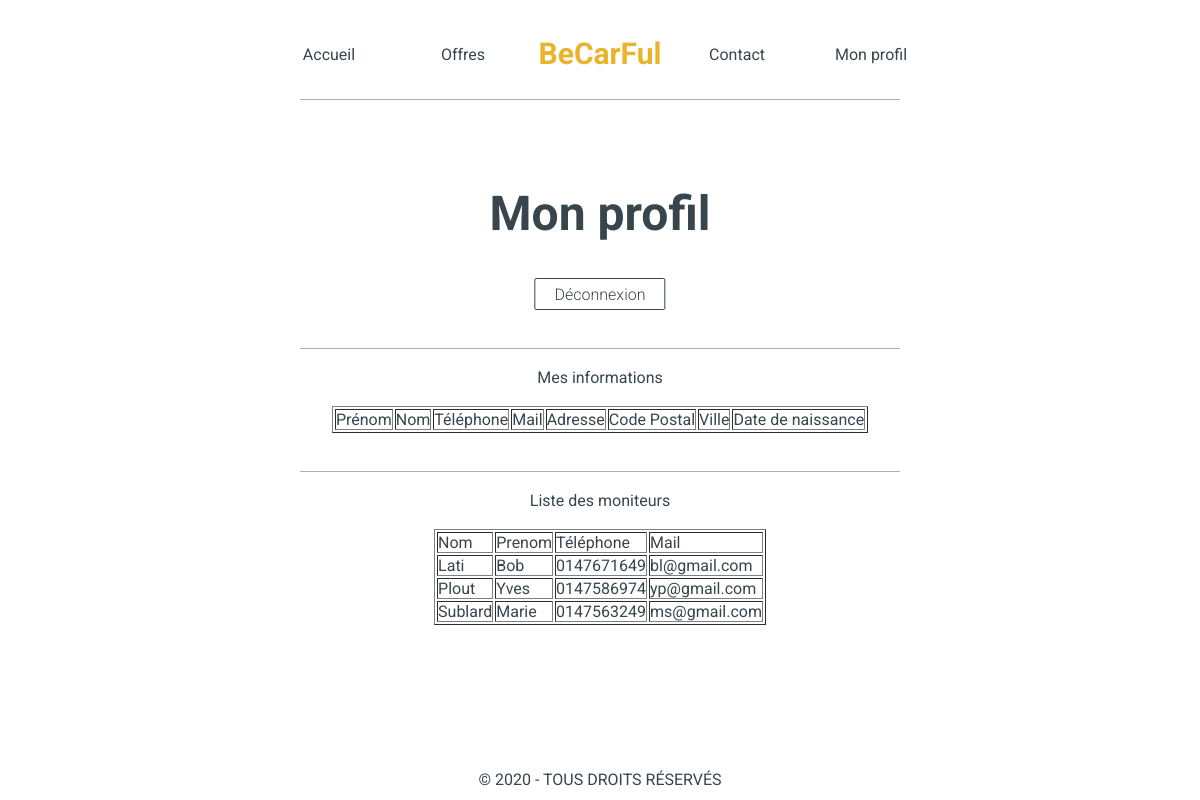
Screenshot of /mvc_poo/index2.php?page=3 with the database file from the repository.
### tables this page shows
CREATE TABLE moniteur (
    idmoniteur int(3) NOT NULL auto_increment,
    prenomMoniteur VARCHAR(30),
    nomMoniteur VARCHAR(30),
    adresse VARCHAR(60),
    cp INT(5),
    ville VARCHAR(30),
    tel VARCHAR(20),
    mail VARCHAR(40),
    d_naissance DATE,
    d_embauche DATE,
    salaire FLOAT,
    PRIMARY KEY (idmoniteur)
);

### mvc_poo/controleur/controleur.class.php (called while the page is built, shortened)
<?php
    require_once ("modele/modele.class.php");
    class Controleur {
        private $unModele;
        public function __construct (){
            $this->unModele = new Modele ();
        }
        public function selectAllMoniteur (){
            $lesMoniteurs = $this->unModele->selectAllMoniteur ();
            return $lesMoniteurs;
        }
    }
?>

### mvc_poo/modele/modele.class.php (called while the page is built, shortened)
<?php
    class Modele {
        private $unPdo;
        public function __construct () {
            try{
                $this->unPdo = new PDO("mysql:host=localhost;dbname=auto_ecole","root","");
            }
            catch (PDOException $exp){
                echo "Erreur de connexion à la BDD";
            }
        }
        public function selectAllMoniteur () {
            if ($this->unPdo != null) {
                $requete = "select nomMoniteur, prenomMoniteur, tel, mail from moniteur;";
                $select = $this->unPdo-> prepare($requete);
                $select->execute();
                $lesMoniteurs = $select->fetchAll();
                return $lesMoniteurs;
            }else{
                return null;
            }
        }
    }
?>

### mvc_poo/vue/vue_moniteur.php (the view)
<center>
    <br>
    <br>
    <hr>
    <br>
    <p>Liste des moniteurs</p>
    <br>
    <table border="1">
        <tr>
        <td>Nom</td>
        <td>Prenom</td>
        <td>Téléphone</td>
        <td>Mail</td>
        </tr>
    <?php
        foreach ($lesMoniteurs as $unMoniteur) {
            echo "<tr>
            <td>".$unMoniteur["nomMoniteur"]."</td>
            <td>".$unMoniteur["prenomMoniteur"]."</td>
            <td>".$unMoniteur["tel"]."</td>
            <td>".$unMoniteur["mail"]."</td>
            </tr>";
        }
    ?>
    </table>
</center>

### mvc_poo/index2.php (shortened to what this page needs)
<?php
    require_once ("controleur/controleur.class.php");
    $unControleur = new Controleur();
?>
<!DOCTYPE html>
<html lang="fr">
<head>
    <link rel="stylesheet" href="style.css">
</head>
<body>
    <div class="menu">
        <h1>BeCarFul</h1>
        <ul class="menu-1">
            <li>
                <a class="boutonmenu" href="index2.php?page=0">Accueil</a>
            </li>
            <li>
                <a class="boutonmenu" href="index2.php?page=1">Offres</a>
            </li>
        </ul>
        <ul class="menu-2">
            <li>
                <a class="boutonmenu" href="index2.php?page=2">Contact</a>
            </li>
            <li>
                <a class="boutonmenu" href="index2.php?page=3">Mon profil</a>
            </li>
        </ul>
    </div>
    <hr>
    <?php
        if (isset($_GET['page'])) $page = $_GET['page'];
        else $page = 0;
        switch ($page){
            case 3 : require_once("profil.php"); break;
        }
    ?>
</body>
</html>

### mvc_poo/profil.php (shortened to what this page needs)
<h2>Mon profil</h2>
<a class="button2" href="logout.php">Déconnexion</a>
<?php
    require_once ("vue/vue_eleve.php");
    $lesMoniteurs = $unControleur->selectAllMoniteur ();
    require_once ("vue/vue_moniteur.php");
?>
<br><br><br><br><br><br>
<footer>
    © 2020 - TOUS DROITS RÉSERVÉS
</footer>

### mvc_poo/vue/vue_eleve.php (shortened to what this page needs)
<center>
    <br>
    <br>
    <hr>
    <br>
    <p>Mes informations</p>
    <br>
    <table border="1">
        <tr>
        <td>Prénom</td>
        <td>Nom</td>
        <td>Téléphone</td>
        <td>Mail</td>
        <td>Adresse</td>
        <td>Code Postal</td>
        <td>Ville</td>
        <td>Date de naissance</td>
        </tr>
    </table>
</center>

### mvc_poo/style.css (style rules this page uses)
* { margin: 0; padding: 0; }
html body { font-family: 'Roboto', sans-serif; box-sizing: border-box; min-height: 100%; color: #38454C; }
h1 { text-align: center; color: #E9B429; font-size: 30px; line-height: 28.64px; margin-top: 40px; margin-bottom: 30px; }
h2 { text-align: center; font-size: 48px; line-height: 28.64px; margin-left: auto; margin-right: auto; margin-top: 100px; color: #38454C; }
hr { width: 50%; border: none; border-top: 1px solid #38454C; opacity: 0.4; text-align: center; margin: auto; }
.menu { color: #38454C; }
.menu-1 { position: absolute; top: 30px; left: 22%; }
.menu-2 { position: absolute; top: 30px; right: 22%; }
li { display: inline-block; }
.boutonmenu { display: block; width: 110px; padding: 5px 0; text-align: center; border: none; color: #38454C; text-decoration: none; margin: 10px; }
footer { position: fixed; left: 0; bottom: 0; width: 100%; height: 30px; background-color: white; color: #38454C; text-align: center; }
a.button2 { display: inline-block; position: relative; left: 50%; transform: translateX(-50%); padding: 0.35em 1.2em; border: 0.1em solid #38454C; margin: 50px 0 0 0; border-radius: 0.12em; box-sizing: border-box; text-decoration: none; font-family: 'Roboto',sans-serif; font-weight: 300; color: #38454C; text-align: center; transition: all 0.2s; }

### rows the page displays
moniteur: nomMoniteur "Lati", prenomMoniteur "Bob", tel "0147671649", mail "bl@gmail.com"
moniteur: nomMoniteur "Plout", prenomMoniteur "Yves", tel "0147586974", mail "yp@gmail.com"
moniteur: nomMoniteur "Sublard", prenomMoniteur "Marie", tel "0147563249", mail "ms@gmail.com"
